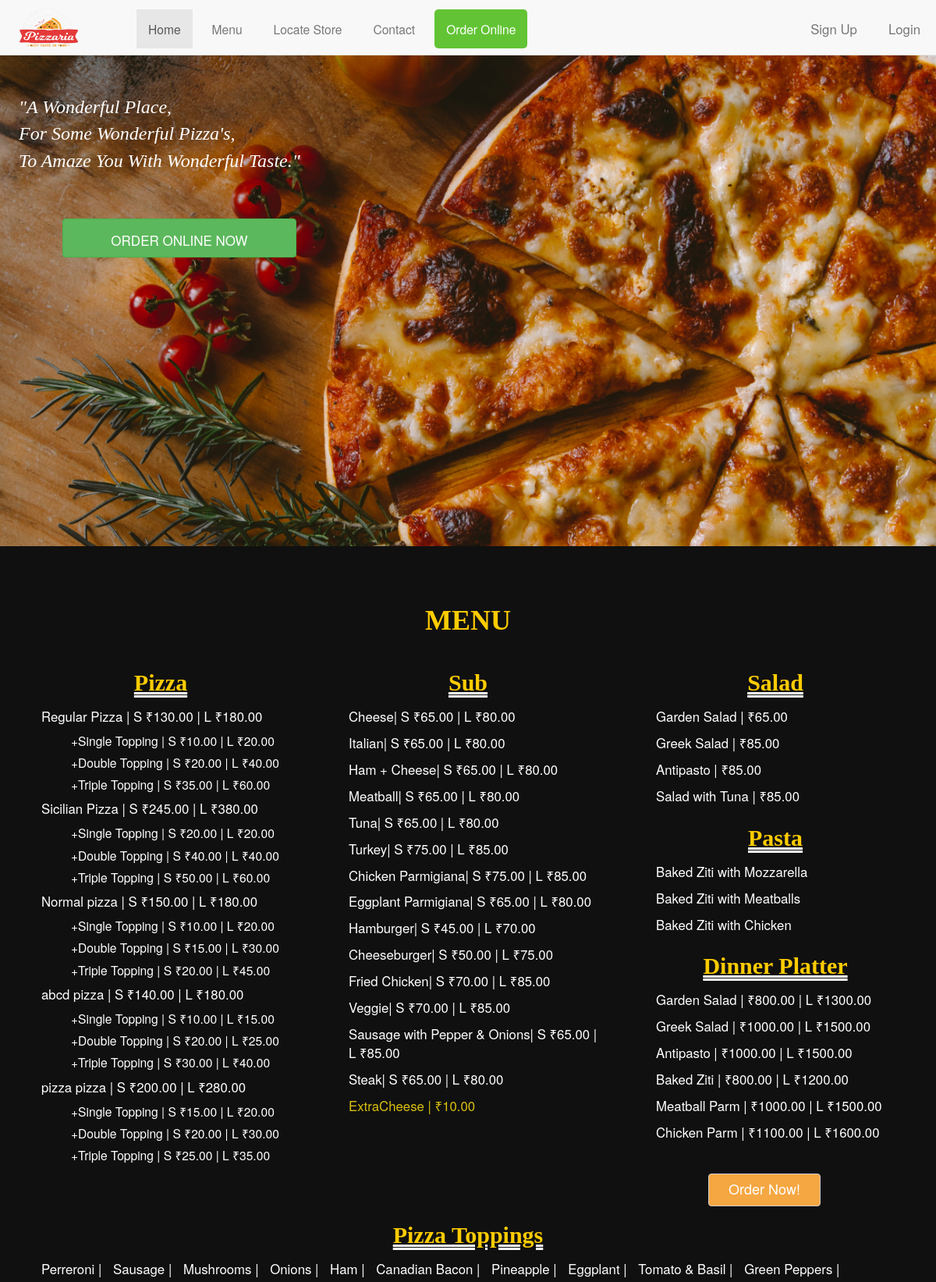
The page / (upper part) on the database its author committed.
### Order/models.py (models this page shows, shortened)
class Pizza(models.Model):
	name = models.CharField(max_length=64)
	smallPrice = models.DecimalField(max_digits=7, decimal_places=2)
	largePrice = models.DecimalField(max_digits=7, decimal_places=2)
	oneToppingSmall = models.DecimalField(max_digits=7, decimal_places=2)
	twoToppingsSmall = models.DecimalField(max_digits=7, decimal_places=2)
	threeToppingsSmall = models.DecimalField(max_digits=7, decimal_places=2)
	oneToppingLarge = models.DecimalField(max_digits=7, decimal_places=2)
	twoToppingsLarge = models.DecimalField(max_digits=7, decimal_places=2)
	threeToppingsLarge = models.DecimalField(max_digits=7, decimal_places=2)
	specialSmall = models.DecimalField(max_digits=7, decimal_places=2)
	specialLarge = models.DecimalField(max_digits=7, decimal_places=2)
	def __str__(self):
		return f"{self.name} | S ₹{self.smallPrice} | L ₹{self.largePrice}"

class SubWithExtra(models.Model):
	sub = models.OneToOneField(Sub, on_delete=models.CASCADE, null=True)
	extras_id = models.ForeignKey(Extra, on_delete=models.CASCADE, blank=True, null=True)
	def __str__(self):
		return f"{self.sub.name}| S ₹{self.sub.smallPrice} | L ₹{self.sub.largePrice}"

class Sub(models.Model):
	name = models.CharField(max_length=64)
	smallPrice = models.DecimalField(max_digits=7, decimal_places=2)
	largePrice = models.DecimalField(max_digits=7, decimal_places=2)
	extraCheese = models.ForeignKey(ExtraCheese, on_delete=models.CASCADE)

class ExtraCheese(models.Model):
	price = models.DecimalField(max_digits=7, decimal_places=2)
	def __str__(self):
		return f"ExtraCheese | ₹{self.price}"

class Salad(models.Model):
	name = models.CharField(max_length=64)
	price = models.DecimalField(max_digits=7, decimal_places=2)
	def __str__(self):
		return f"{self.name} | ₹{self.price}"

class PastaWithServing(models.Model):
	pasta_id = models.ForeignKey(Pasta, on_delete=models.CASCADE)
	Servings_id = models.ForeignKey(Serving, on_delete=models.CASCADE)
	price = models.DecimalField(max_digits=7, decimal_places=2)
	def __str__(self):
	 return f"{self.pasta_id.name} with {self.Servings_id.name}"

class Pasta(models.Model):
	name = models.CharField(max_length=64)

class Serving(models.Model):
	name = models.CharField(max_length=64)

class DinnerPlatter(models.Model):
	name = models.CharField(max_length=64)
	smallPrice = models.DecimalField(max_digits=7, decimal_places=2)
	largePrice = models.DecimalField(max_digits=7, decimal_places=2)
	def __str__(self):
		return f"{self.name} | ₹{self.smallPrice} | L ₹{self.largePrice}"

class Topping(models.Model):
	name = models.CharField(max_length=64)
	def __str__(self):
		return f"{self.name}"

### Order/views.py (the view)
# urls.py: path("", views.index, name="index"),
def index(request):
	context['user' ]= request.user
	context['is_authenticated'] = request.user.is_authenticated
	return render(request, 'order/index.html', context)

### Order/templates/order/index.html (shortened to what this page needs)
<!DOCTYPE html>
{% load static %}
<html>
	<head>
		<link rel="stylesheet"  href="https://maxcdn.bootstrapcdn.com/bootstrap/3.4.1/css/bootstrap.min.css">
		<link rel="stylesheet" href="{% static 'index/styles.css' %}" >
	</head>
	<body data-spy="scroll" data-target=".navbar" data-offset="50">
		<nav class="navbar navbar-default navbar-fixed-top">
			<div class="container-fluid">
				<div class="navbar-header">
					<img src="{% static 'logo.png' %}" id="logo" height="50px" width="75px"/>
				</div>
				<div id="links">
					<div class="collapse navbar-collapse " id="myNavbar">
						<ul class="nav navbar-nav">
							<li><a href="#home" id="a1" class="a">Home</a></li>
							<li><a href="#menu" id="a2" class="a">Menu</a></li>
							<li><a href="#locate" id="a3" class="a">Locate Store</a></li>
							<li><a href="#contact" id="a5" class="a">Contact</a></li>
							<li><a id="a4" class="a" href="{% url 'order' %}">Order Online</a></li>
						</ul>
						<ul class="nav navbar-nav navbar-right">
							{% if is_authenticated %}
								<li id="a8">
									<div id="dropdown">
										<a href="{% url 'logout' %}">
											<svg class="bi bi-person-circle" width="30px" height="30px" viewbox="0 0 16 16" fill="currentColor" xmlns="http://www.w3.org/2000/svg">
												<path d="M13.468 12.37C12.758 11.226 11.195 10 8 10s-4.757 1.225-5.468 2.37A6.987 6.987 0 0 0 8 15a6.987 6.987 0 0 0 5.468-2.63z"/>
												<path fill-rule="evenodd" d="M8 9a3 3 0 1 0 0-6 3 3 0 0 0 0 6z"/>
												<path fill-rule="evenodd" d="M8 1a7 7 0 1 0 0 14A7 7 0 0 0 8 1zM0 8a8 8 0 1 1 16 0A8 8 0 0 1 0 8z"/>
											  </svg>
										</a>
										<div id="dropdown-contents">
											<a href="" >
												<svg class="bi bi-person-fill" width="1em" height="1em" viewbox="0 0 16 16" fill="currentColor" xmlns="http://www.w3.org/2000/svg">
													<path fill-rule="evenodd" d="M3 14s-1 0-1-1 1-4 6-4 6 3 6 4-1 1-1 1H3zm5-6a3 3 0 1 0 0-6 3 3 0 0 0 0 6z"/>
												</svg>
											  Profile
											</a>
											<a href="{% url 'logout' %}" >
												<svg  class="bi bi-box-arrow-right" width="1em" height="1em" viewbox="0 0 16 16" fill="currentColor" xmlns="http://www.w3.org/2000/svg">
													<path fill-rule="evenodd" d="M11.646 11.354a.5.5 0 0 1 0-.708L14.293 8l-2.647-2.646a.5.5 0 0 1 .708-.708l3 3a.5.5 0 0 1 0 .708l-3 3a.5.5 0 0 1-.708 0z"/>
													<path fill-rule="evenodd" d="M4.5 8a.5.5 0 0 1 .5-.5h9a.5.5 0 0 1 0 1H5a.5.5 0 0 1-.5-.5z"/>
													<path fill-rule="evenodd" d="M2 13.5A1.5 1.5 0 0 1 .5 12V4A1.5 1.5 0 0 1 2 2.5h7A1.5 1.5 0 0 1 10.5 4v1.5a.5.5 0 0 1-1 0V4a.5.5 0 0 0-.5-.5H2a.5.5 0 0 0-.5.5v8a.5.5 0 0 0 .5.5h7a.5.5 0 0 0 .5-.5v-1.5a.5.5 0 0 1 1 0V12A1.5 1.5 0 0 1 9 13.5H2z"/>
												</svg>
												Logout
											</a>
										</div>
									</div>
								</li>
							{% else %}
								<li><a href="{% url 'sign_up' %}" id="a6"> Sign Up</a></li>
								<li><a href="{% url 'login' %}" id="a7"> Login</a></li>
							{% endif %}
						</ul>
					</div>
				</div>
			</div>
		</nav>
		<div id="mainDiv">
			<div id="home">
				<a href="{% url 'order' %}" class="btn btn-success" id="button1">ORDER ONLINE NOW</a>
				<img src="{% static 'home_cover.jpg' %}" height="700vw" width="100%"/>
				<div id="quote1">
					<p class="quoteText">"A Wonderful Place,<br/>
						For Some Wonderful Pizza's,<br/>
						To Amaze You With Wonderful Taste."
					</p>
				</div>
			</div>
			<div id="menu">
				<br>
				<div class="text-center">
					<h1>MENU</h1>
				</div>
				<div class="row">
					<div class="col-sm-4">
						<h2 class="text-center">Pizza</h2>
						<ul>
							{% for pizza in pizzas %}
								<li>{{ pizza }}</li>
								<ol>
									<li>+Single Topping | S ₹{{pizza.oneToppingSmall}} | L ₹{{pizza.oneToppingLarge}}</li>
									<li>+Double Topping | S ₹{{pizza.twoToppingsSmall}} | L ₹{{pizza.twoToppingsLarge}}</li>
									<li>+Triple Topping | S ₹{{pizza.threeToppingsSmall}} | L ₹{{pizza.threeToppingsLarge}}</li>
								</ol>
							{% endfor %}
						</ul>
					</div>
					<div class="col-sm-4" >
						<h2 class="text-center">Sub</h2>
						<ul>
							{% for item in subWithExtras %}
								<li>{{ item }}</li>
							{% endfor %}
							{% for cheese in extraCheese %}
								<li><span id="span2">{{cheese}}</span></li>
							{% endfor %}
						</ul>
					</div>
					<div class="col-sm-4">
						<h2 class="text-center">Salad</h2>
						<ul>
							{% for salad in salads %}
								<li>{{salad}}</li>
							{% endfor %}
						</ul>
						<h2 class="text-center">Pasta</h2>
						<ul>
							{% for pasta in pastaWithServings %}
								<li>{{pasta}}</li>
							{% endfor %}
						</ul>
						<h2 class="text-center">Dinner Platter</h2>
						<ul>
							{% for dish in dinnerPlatters %}
								<li>{{dish}}</li>
							{% endfor %}
						</ul>
						<a href="{% url 'order' %}" id="button2" class="btn btn-default">Order Now!</a>
					</div>
				</div>
				<h2 class="text-center">Pizza Toppings</h2>
				<ul id="pizza_toppings">
					{% for topping in toppings %}
						<li>{{topping}} | </li>
					{% endfor %}
				</ul>
			</div>
		</div>
	</body>
</html>

### Order/static/index/styles.css (style rules this page uses)
#mainDiv { background-color:#101010; }
#logo { margin: 10px; margin-right: 70px; }
.a, .a1 { display : inline-block; font-size: 1.3vw; }
#quote1 { position: absolute; top: 10vw; left: 2vw; }
.quoteText { font-size: 2vw; color : white; font-style: italic; font-family:Georgia, 'Times New Roman', Times, serif; }
#menu { padding: 2vw; }
h1 { color : #ffcc00; font-size: 3vw ; font-weight: bolder; font-family:cursive; padding: 1vw; }
ul > li { padding : 5px; }
ol > li { list-style-type: none; font-size: 1.3vw; padding: 3px; }
#pizza_toppings > li { display: inline-block; }
#span2 { color: #dbc00d; }
h2 { font-size: 2.5vw; color :#ffcc00; font-weight: bolder; font-family:cursive; text-decoration: underline; text-decoration-color: white; text-decoration-style:double; }
#button2 { font-size: 1.5vw; height: 3.5vw; width: 12vw; background-color: #f5a742; color : white; margin-top: 3vw; margin-left: 8vw; }
#button1 { width: 300px; height: 50px; position: absolute; top: 280px; left: 80px; padding-top: 15px; font-size: 17px; }
#a4 { background-color: #62c435; color: white; border-radius: 5px; }
ul { list-style-type: none; color : white; margin: 0; padding: 0; padding-left: 2vw; font-size: 1.4vw; }
#links { margin-top: 7px; }

### rows shown on the page
Pizza: name+smallPrice+largePrice "Regular Pizza | S ₹130.00 | L ₹180.00", oneToppingSmall "10.00", oneToppingLarge "20.00", twoToppingsSmall "20.00", twoToppingsLarge "40.00", threeToppingsSmall "35.00", threeToppingsLarge "60.00"
Pizza: name+smallPrice+largePrice "Sicilian Pizza | S ₹245.00 | L ₹380.00", oneToppingSmall "20.00", oneToppingLarge "20.00", twoToppingsSmall "40.00", twoToppingsLarge "40.00", threeToppingsSmall "50.00", threeToppingsLarge "60.00"
Pizza: name+smallPrice+largePrice "Normal pizza | S ₹150.00 | L ₹180.00", oneToppingSmall "10.00", oneToppingLarge "20.00", twoToppingsSmall "15.00", twoToppingsLarge "30.00", threeToppingsSmall "20.00", threeToppingsLarge "45.00"
Pizza: name+smallPrice+largePrice "abcd pizza | S ₹140.00 | L ₹180.00", oneToppingSmall "10.00", oneToppingLarge "15.00", twoToppingsSmall "20.00", twoToppingsLarge "25.00", threeToppingsSmall "30.00", threeToppingsLarge "40.00"
Pizza: name+smallPrice+largePrice "pizza pizza | S ₹200.00 | L ₹280.00", oneToppingSmall "15.00", oneToppingLarge "20.00", twoToppingsSmall "20.00", twoToppingsLarge "30.00", threeToppingsSmall "25.00", threeToppingsLarge "35.00"
SubWithExtra: sub.largePrice "Cheese| S ₹65.00 | L ₹80.00"
SubWithExtra: sub.largePrice "Italian| S ₹65.00 | L ₹80.00"
SubWithExtra: sub.largePrice "Ham + Cheese| S ₹65.00 | L ₹80.00"
SubWithExtra: sub.largePrice "Meatball| S ₹65.00 | L ₹80.00"
SubWithExtra: sub.largePrice "Tuna| S ₹65.00 | L ₹80.00"
SubWithExtra: sub.largePrice "Turkey| S ₹75.00 | L ₹85.00"
SubWithExtra: sub.largePrice "Chicken Parmigiana| S ₹75.00 | L ₹85.00"
SubWithExtra: sub.largePrice "Eggplant Parmigiana| S ₹65.00 | L ₹80.00"
SubWithExtra: sub.largePrice "Hamburger| S ₹45.00 | L ₹70.00"
SubWithExtra: sub.largePrice "Cheeseburger| S ₹50.00 | L ₹75.00"
SubWithExtra: sub.largePrice "Fried Chicken| S ₹70.00 | L ₹85.00"
SubWithExtra: sub.largePrice "Veggie| S ₹70.00 | L ₹85.00"
SubWithExtra: sub.largePrice "Sausage with Pepper & Onions| S ₹65.00 | L ₹85.00"
SubWithExtra: sub.largePrice "Steak| S ₹65.00 | L ₹80.00"
ExtraCheese: price "ExtraCheese | ₹10.00"
Salad: name+price "Garden Salad | ₹65.00"
Salad: name+price "Greek Salad | ₹85.00"
Salad: name+price "Antipasto | ₹85.00"
Salad: name+price "Salad with Tuna | ₹85.00"
PastaWithServing: pasta_id+Servings_id "Baked Ziti with Mozzarella"
PastaWithServing: pasta_id+Servings_id "Baked Ziti with Meatballs"
PastaWithServing: pasta_id+Servings_id "Baked Ziti with Chicken"
DinnerPlatter: name+smallPrice+largePrice "Garden Salad | ₹800.00 | L ₹1300.00"
DinnerPlatter: name+smallPrice+largePrice "Greek Salad | ₹1000.00 | L ₹1500.00"
DinnerPlatter: name+smallPrice+largePrice "Antipasto | ₹1000.00 | L ₹1500.00"
DinnerPlatter: name+smallPrice+largePrice "Baked Ziti | ₹800.00 | L ₹1200.00"
DinnerPlatter: name+smallPrice+largePrice "Meatball Parm | ₹1000.00 | L ₹1500.00"
DinnerPlatter: name+smallPrice+largePrice "Chicken Parm | ₹1100.00 | L ₹1600.00"
Topping: name "Perreroni"
Topping: name "Sausage"
Topping: name "Mushrooms"
Topping: name "Onions"
Topping: name "Ham"
Topping: name "Canadian Bacon"
Topping: name "Pineapple"
Topping: name "Eggplant"
Topping: name "Tomato & Basil"
Topping: name "Green Peppers"
